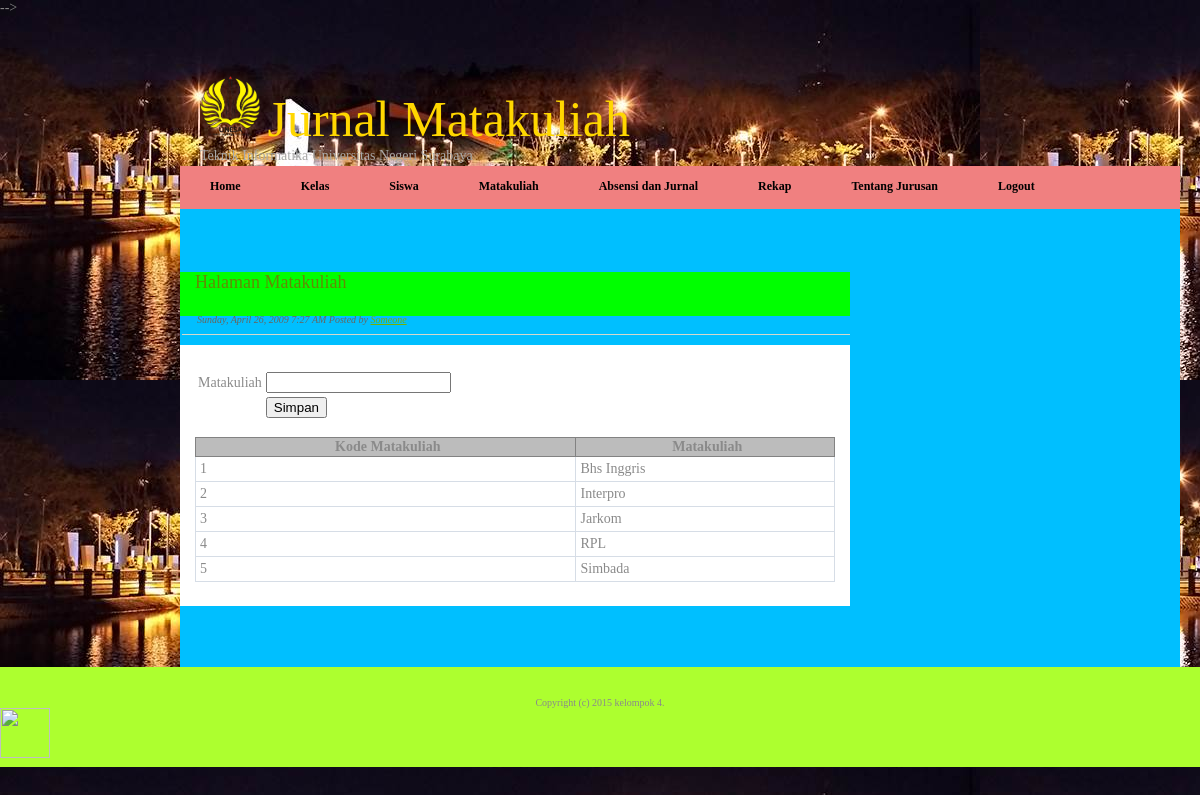
Page /admin.php?page=mk (signed in) on the earlier database version.
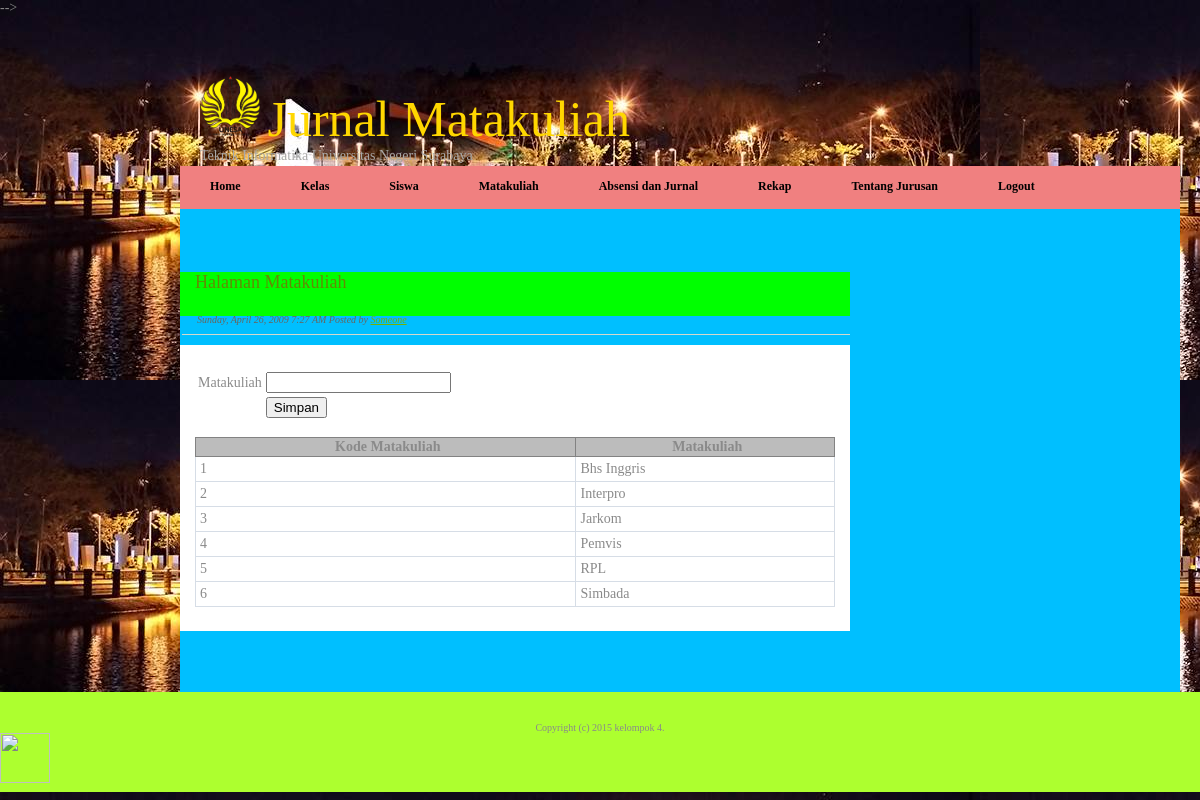
Same page on the later database version.
### tables this page shows
CREATE TABLE `matakuliah` (
  `kd_mk` int(11) NOT NULL auto_increment,
  `nm_mk` varchar(20) NOT NULL,
  `dosen` varchar(20) NOT NULL,
  `kd_kelas` int(11) NOT NULL,
  PRIMARY KEY  (`kd_mk`),
  KEY `kd_kelas` (`kd_kelas`)
);

### mk.php (the view, shortened to what this page needs)
<div class="post">
	<h2 class="title"><a href="#">Halaman Matakuliah</a></h2>
	<p class="meta"><em>Sunday, April 26, 2009 7:27 AM Posted by <a href="#">Someone</a></em></p>
	<div class="entry">
		<p>
		<form action="?page=mk" method="post">
		<table>
		<tr>
			<td>Matakuliah</td><td><input type="text" size="20" name="nm_mk" /></td>
		</tr>
		<tr>
			<td></td><td><input type="submit" value="Simpan" /></td>
		</tr>
		</table>
		</form>
		<?php
		include "conn.php";
		$view=mysql_query("select * from matakuliah order by nm_mk asc");
		?>
		<br />
		<table class="datatable">
		<tr><th>Kode Matakuliah</th><th>Matakuliah</th></tr>
		<?php
		while($row=mysql_fetch_array($view)){
		?>
		<tr><td><?php echo $c=$c+1;?></td><td><?php echo $row['nm_mk'];?></td></tr>
		<?php
		}
		?>
		</table>
		</p>
  	</div>
</div>

### admin.php (shortened to what this page needs)
<!DOCTYPE html PUBLIC "-//W3C//DTD XHTML 1.0 Strict//EN" "http://www.w3.org/TR/xhtml1/DTD/xhtml1-strict.dtd">
<html>
<head>
<link href="style.css" rel="stylesheet" type="text/css" media="screen" /></head>
<body background=ketintang.jpg>
	<div id="logo">
		<h1>	 <img src="unesa.PNG"width="60"; height="60"; _float=left; margin =40px; />
		<a href="#" >Jurnal Matakuliah</a></h1>
		<a href="#" ><marquee>Teknik Informatika Universitas Negeri Surabaya</marquee></a>
		<p>&nbsp;</p>
	</div>
	<div id="header">
		<div id="menu">
			<ul>
			<li><a href="?page=home">Home</a></li>
			<li><a href="?page=kelas">Kelas</a></li>
			<li><a href="?page=siswa">Siswa</a></li>
			<li><a href="?page=mk">Matakuliah</a></li>
			<li><a href="?page=absensi">Absensi dan Jurnal</a></li>
			<li><a href="?page=rekap_absensi">Rekap</a></li>
				 <a href=baru.html>Tentang Jurusan</a>
				<li><a href="logout.php" onclick="return confirm('Apakah Anda yakin?')">Logout</a></li>
			</ul>
		</div>
	</div>
	<div id="page">
		<div id="content">
		<?php include "isi.php";?>
		</div>
		<div style="clear: both;">&nbsp;</div>
	</div>
	<div id="footer">
		<p>Copyright (c) 2015 kelompok 4.</p>
  <marquee>
    <img src="ar.jpg"width="50"; height="50"; _float=left; margin =20px; />
		</marquee>
	</div>
</body>
</html>

### isi.php
<?php
$page=htmlentities($_GET['page']);
$halaman="$page.php";
if(!file_exists($halaman) || empty($page)){
	include "home.php";
}else{
	include "$halaman";
}
?>

### conn.php (shortened to what this page needs)
<html>
<head>
</head>
<body>
</body>
</html>

### style.css (style rules this page uses)
body { margin: 0; padding: 0; background-image:ketintang; font-family: verdana; font-size: 14px; color: #8A8A8A; }
h1, h2, h3 { margin: 0; font-weight: normal; color: #618C04; }
h1 { font-size: 20px; }
h2 { font-size: 14px; }
p, ul, ol { margin-top: 0; line-height: 240%; text-align: justify; }
ul, ol { background: white; }
a { color: #77B003; }
#header { width: 940px; height: 36px; margin:0px 0 0px 180px; }
#menu { float: left; width: 1000px; height: 43px; background: #F08080; }
#menu ul { margin: 0; padding: 0px 0px 0px 0px; list-style: none; line-height: normal; }
#menu li { display: block; float: left; }
#menu a { display: block; float: left; height: 30px; margin: 0; padding: 13px 30px 0px 30px; text-decoration: none; text-align: center; font-family: verdana; font-size: 12px; font-weight: bold; color: black; background: #F08080; }
#page { width: 1000px; margin:0px 0 0px 180px; padding: 70px 0px 0px 0px; background: #00BFFF; }
#logo { width: 940px; height: 100px; margin:50px 0px 0px 200px; }
#logo h1, #logo p { margin: 0px; line-height: normal; font-weight: normal; color: #618C04; }
#logo p { margin-top: -4px; font-size: 13px; color: #A8A8A8; }
#logo h1 { padding-top: 10px; font-size: 30px; }
#logo a { text-decoration: none; color: #A8A8A8 ; }
#logo h1 a { font-size: 50px; text-decoration: none; color: gold; }
#content { float: left; width: 670px; }
.post { margin-bottom: 45px; }
.post .title { height: 44px; padding-left: 15px; background: lime; }
.post .title a { text-decoration: none; font-size: 18px; color: #618C04; }
.post .meta { margin-top: -8px; margin-left: 2px; padding: 0px 30px 2px 15px; border-bottom: 1px solid #D4D8CB; font-family: verdana; font-weight: normal; font-size: 10px; color: #66665E; }
.post .entry { margin-bottom: 10px; padding: 10px 15px 10px 15px; background: white; }
#footer { width: 100%; height: 100px; margin: 0 auto; padding: 0; background: #ADFF2F; }
#footer p { margin: 0; padding: 30px 0px 0px 0px; text-align: center; line-height: normal; font-size: 10px; }
.datatable { border: 1px solid #D6DDE6; border-collapse: collapse; width: 100%; }
.datatable td { border: 1px solid #D6DDE6; padding: 4px; }
.datatable th { border: 1px solid #828282; background-color: #BCBCBC; font-weight: bold; text-align: left; padding-left: 4px; padding-right: 0px; text-align:center; }

Differences in the rows shown:
added matakuliah: c "4", nm_mk "Pemvis"
computed for matakuliah "RPL": c "4" → "5"
computed for matakuliah "Simbada": c "5" → "6"
